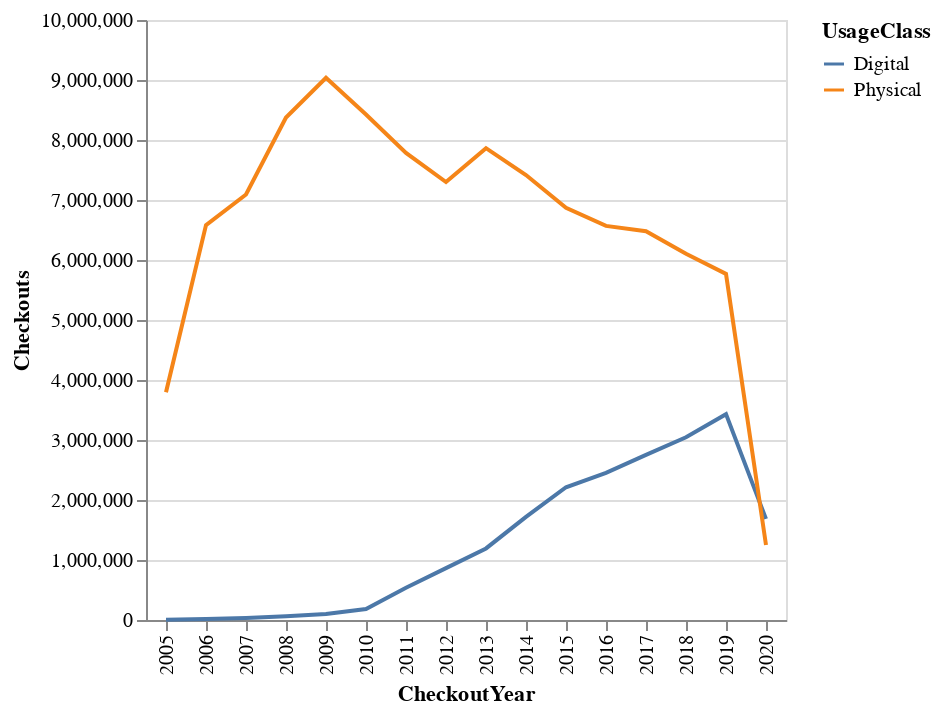

Here is the notebook cell this chart was saved with:
### Code cell
alt.Chart(usageclass_df).mark_line().encode(
    x='CheckoutYear:O',
    y='Checkouts',
    color='UsageClass'
)

### Figure 1 — Vega-Lite specification as saved in the notebook (floating-point values rounded to 4 significant figures)
{"$schema": "https://vega.github.io/schema/vega-lite/v4.8.1.json", "config": {"view": {"continuousHeight": 300, "continuousWidth": 400}}, "data": {"name": "data-07035c03be513468cff2c1d47ca9455d"}, "datasets": {"data-07035c03be513468cff2c1d47ca9455d": [{"CheckoutYear": 2019, "Checkouts": 3430759, "UsageClass": "Digital"}, {"CheckoutYear": 2020, "Checkouts": 1685809, "UsageClass": "Digital"}, {"CheckoutYear": 2019, "Checkouts": 5768324, "UsageClass": "Physical"}, {"CheckoutYear": 2020, "Checkouts": 1250673, "UsageClass": "Physical"}, {"CheckoutYear": 2016, "Checkouts": 2452733, "UsageClass": "Digital"}, {"CheckoutYear": 2017, "Checkouts": 2752214, "UsageClass": "Digital"}, {"CheckoutYear": 2018, "Checkouts": 3046521, "UsageClass": "Digital"}, {"CheckoutYear": 2016, "Checkouts": 6568318, "UsageClass": "Physical"}, {"CheckoutYear": 2017, "Checkouts": 6479434, "UsageClass": "Physical"}, {"CheckoutYear": 2018, "Checkouts": 6102655, "UsageClass": "Physical"}, {"CheckoutYear": 2005, "Checkouts": 3794726, "UsageClass": "Physical"}, {"CheckoutYear": 2005, "Checkouts": 3959, "UsageClass": "Digital"}, {"CheckoutYear": 2006, "Checkouts": 16839, "UsageClass": "Digital"}, {"CheckoutYear": 2006, "Checkouts": 6582479, "UsageClass": "Physical"}, {"CheckoutYear": 2007, "Checkouts": 34620, "UsageClass": "Digital"}, {"CheckoutYear": 2007, "Checkouts": 7092007, "UsageClass": "Physical"}, {"CheckoutYear": 2008, "Checkouts": 63945, "UsageClass": "Digital"}, {"CheckoutYear": 2008, "Checkouts": 8374541, "UsageClass": "Physical"}, {"CheckoutYear": 2009, "Checkouts": 99329, "UsageClass": "Digital"}, {"CheckoutYear": 2009, "Checkouts": 9035838, "UsageClass": "Physical"}, {"CheckoutYear": 2010, "Checkouts": 183920, "UsageClass": "Digital"}, {"CheckoutYear": 2010, "Checkouts": 8425046, "UsageClass": "Physical"}, {"CheckoutYear": 2011, "Checkouts": 7784795, "UsageClass": "Physical"}, {"CheckoutYear": 2011, "Checkouts": 536937, "UsageClass": "Digital"}, {"CheckoutYear": 2012, "Checkouts": 863922, "UsageClass": "Digital"}, {"CheckoutYear": 2012, "Checkouts": 7299124, "UsageClass": "Physical"}, {"CheckoutYear": 2013, "Checkouts": 1192836, "UsageClass": "Digital"}, {"CheckoutYear": 2013, "Checkouts": 7864260, "UsageClass": "Physical"}, {"CheckoutYear": 2014, "Checkouts": 1719202, "UsageClass": "Digital"}, {"CheckoutYear": 2014, "Checkouts": 7416879, "UsageClass": "Physical"}, {"CheckoutYear": 2015, "Checkouts": 2212553, "UsageClass": "Digital"}, {"CheckoutYear": 2015, "Checkouts": 6871626, "UsageClass": "Physical"}]}, "encoding": {"color": {"field": "UsageClass", "type": "nominal"}, "x": {"field": "CheckoutYear", "type": "ordinal"}, "y": {"field": "Checkouts", "type": "quantitative"}}, "mark": "line"}
